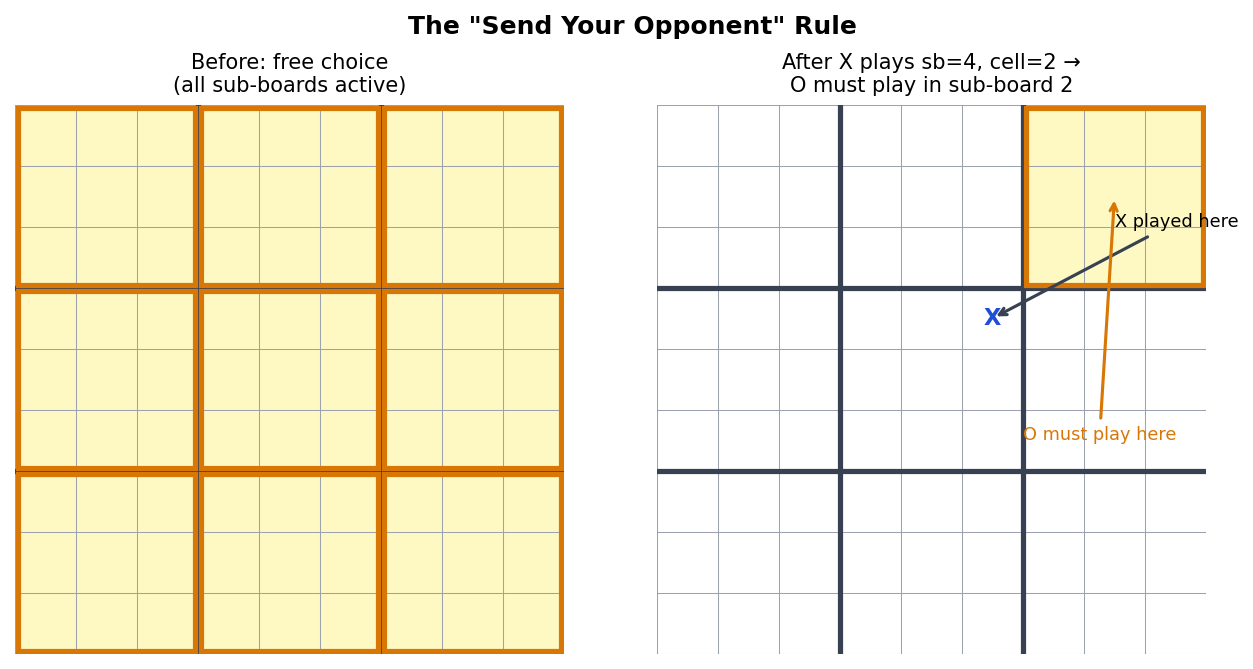
#> input picture substack/figures/fig2_send_rule.png, 1253 x 669 px
$ python edit_image.py
#> lines starting #> are read from the running program, lines starting #| are printed output that depends on the picture; after the words box and inside, x2 and y2 are one past the last pixel; in counts of white or black regions, pixels touching at a corner belong together
import numpy as np
from PIL import Image

img_pil = Image.open('substack/figures/fig2_send_rule.png').convert('RGB')
img = np.array(img_pil)

# 1. Colors
yellow_bg = img[100, 900].copy()
#> yellow_bg = [255, 255, 255]
white_bg = img[100, 400].copy()
#> white_bg = [255, 255, 255]
thick_line_color = img[315, 400].copy() # thick horizontal line
#> thick_line_color = [254, 249, 195]
thin_line_color = img[150, 400].copy()  # thin horizontal line
#> thin_line_color = [254, 249, 195]
orange_color = img[160, 940].copy() # center of the 3
#> orange_color = [255, 255, 255]

print("yellow_bg:", yellow_bg)
#| yellow_bg: [255 255 255]
print("white_bg:", white_bg)
#| white_bg: [255 255 255]
print("thick_line_color:", thick_line_color)
#| thick_line_color: [254 249 195]
print("thin_line_color:", thin_line_color)
#| thin_line_color: [254 249 195]

# We will overwrite specific bounding boxes.

# Bounding box for ① (above X)
# x: 740 to 770, y: 300 to 325
img[290:330, 740:780] = white_bg
#> img: shape (669, 1253, 3); mean R, G, B 245.7, 239.8, 216.7

# Bounding box for ② and text and arrow
# The arrow starts near X and goes to top-right.
# Let's erase a large block from x=765 to 920, y=240 to 455
img[240:460, 765:930] = white_bg

# Bounding box for ③ (in top-right)
# x: 920 to 970, y: 140 to 180
img[135:185, 920:970] = yellow_bg
#> img: shape (669, 1253, 3); mean R, G, B 246.3, 240.4, 217.2

# Now we need to redraw the grid lines that were erased.
# Thick vertical line at x ~ 809? Let's search for the exact x.
thick_x = None
for x in range(800, 820):
    if np.array_equal(img[100, x], thick_line_color):
        thick_x = x
        break

# Thick horizontal line at y ~ 315.
thick_y = None
for y in range(310, 325):
    if np.array_equal(img[y, 400], thick_line_color):
        thick_y = y
        break

# Thin horizontal lines near y=396 and y=151
thin_y1 = None
for y in range(390, 405):
    if np.array_equal(img[y, 400], thin_line_color):
        thin_y1 = y
        break

thin_y2 = None
for y in range(145, 160):
    if np.array_equal(img[y, 400], thin_line_color):
        thin_y2 = y
        break

# Thin vertical line near x=888
thin_x1 = None
for x in range(880, 895):
    if np.array_equal(img[100, x], thin_line_color):
        thin_x1 = x
        break

print(f"Thick lines: x={thick_x}, y={thick_y}")
print(f"Thin lines: x1={thin_x1}, y1={thin_y1}, y2={thin_y2}")

# Redraw thick vertical line
if thick_x:
    img[240:460, thick_x-1:thick_x+3] = thick_line_color

# Redraw thick horizontal line
if thick_y:
    img[thick_y-1:thick_y+3, 740:930] = thick_line_color
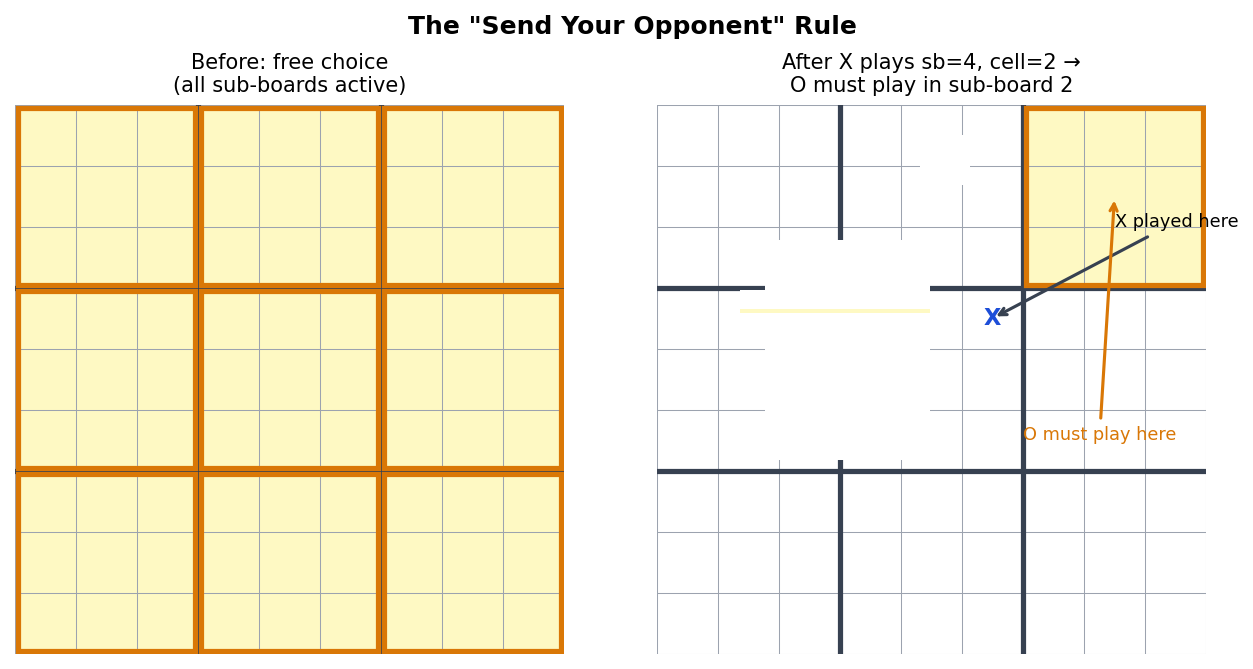
#> img: shape (669, 1253, 3); mean R, G, B 246.3, 240.4, 217.1

# Redraw thin vertical line
if thin_x1:
    img[240:460, thin_x1:thin_x1+1] = thin_line_color

# Redraw thin horizontal line at y1
if thin_y1:
    img[thin_y1:thin_y1+1, 765:930] = thin_line_color
#> img: shape (669, 1253, 3); 0.02% of pixels changed, all inside (x1, y1, x2, y2) = (765, 390, 930, 391)

# Redraw thin horizontal line at y2
if thin_y2:
    img[thin_y2:thin_y2+1, 920:970] = thin_line_color
#> img: shape (669, 1253, 3); mean R, G, B 246.3, 240.4, 217.1

# Color yellow for the top part of the erased region right of thick_x
if thick_y:
    for y in range(240, thick_y):
        for x in range(765, 930):
            # Only color yellow if it's right of thick_x
            if thick_x and x > thick_x:
                if not np.array_equal(img[y, x], thick_line_color) and not np.array_equal(img[y, x], thin_line_color):
                    img[y, x] = yellow_bg

# Save output
Image.fromarray(img).save('substack/figures/fig2_send_rule.png')
print("Saved fig2_send_rule.png")

$ run again, with substack/images/dqn_learning_curve.png copied over substack/figures/fig2_send_rule.png
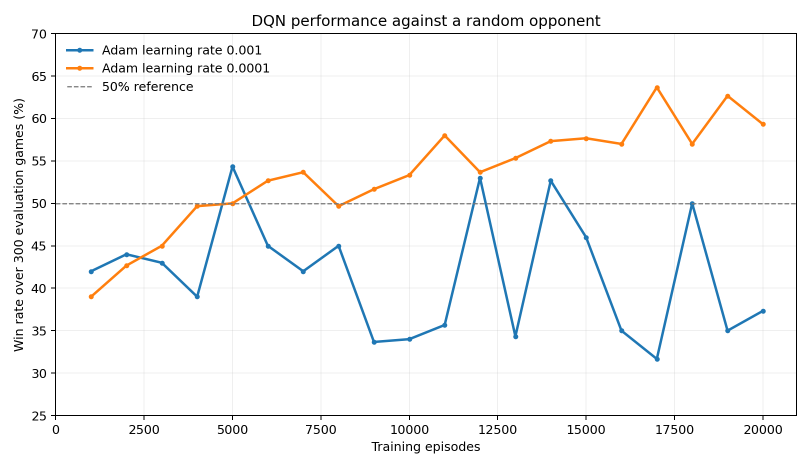
#> input picture substack/images/dqn_learning_curve.png, 1620 x 936 px (shown at 1/2 size)
#> yellow_bg = [255, 255, 255]
#| yellow_bg: [255 255 255]
#| white_bg: [255 255 255]
#| thick_line_color: [255 255 255]
#| thin_line_color: [255 255 255]
#> `img[240:460, 765:930] = white_bg`:
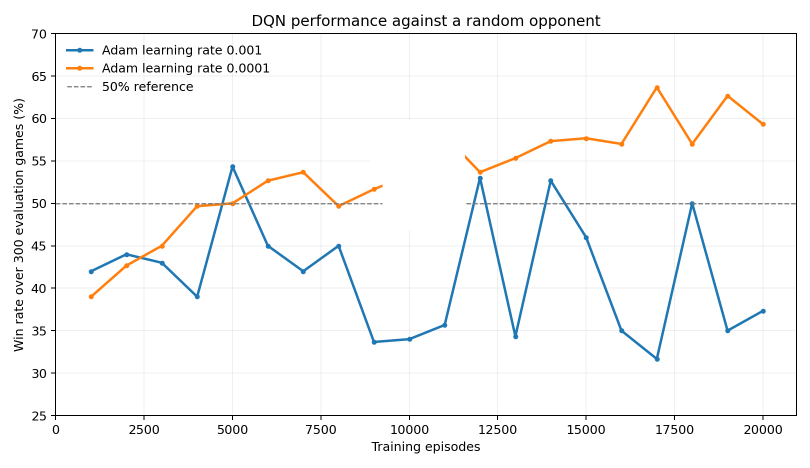
#> img: shape (936, 1620, 3) (shown at 1/2 size); mean R, G, B 247.5, 247.7, 247.8
